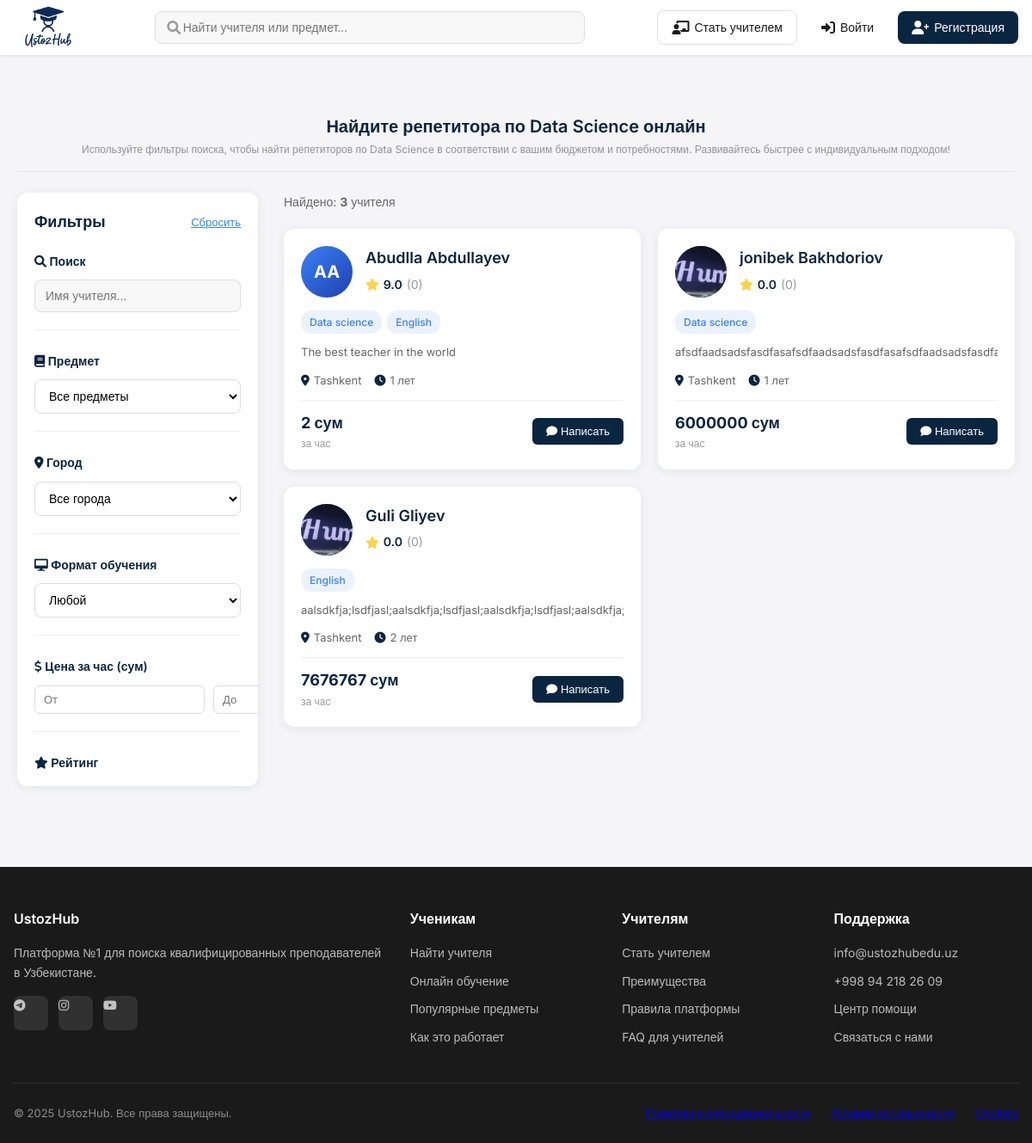
/, run on an earlier commit of the app's database.
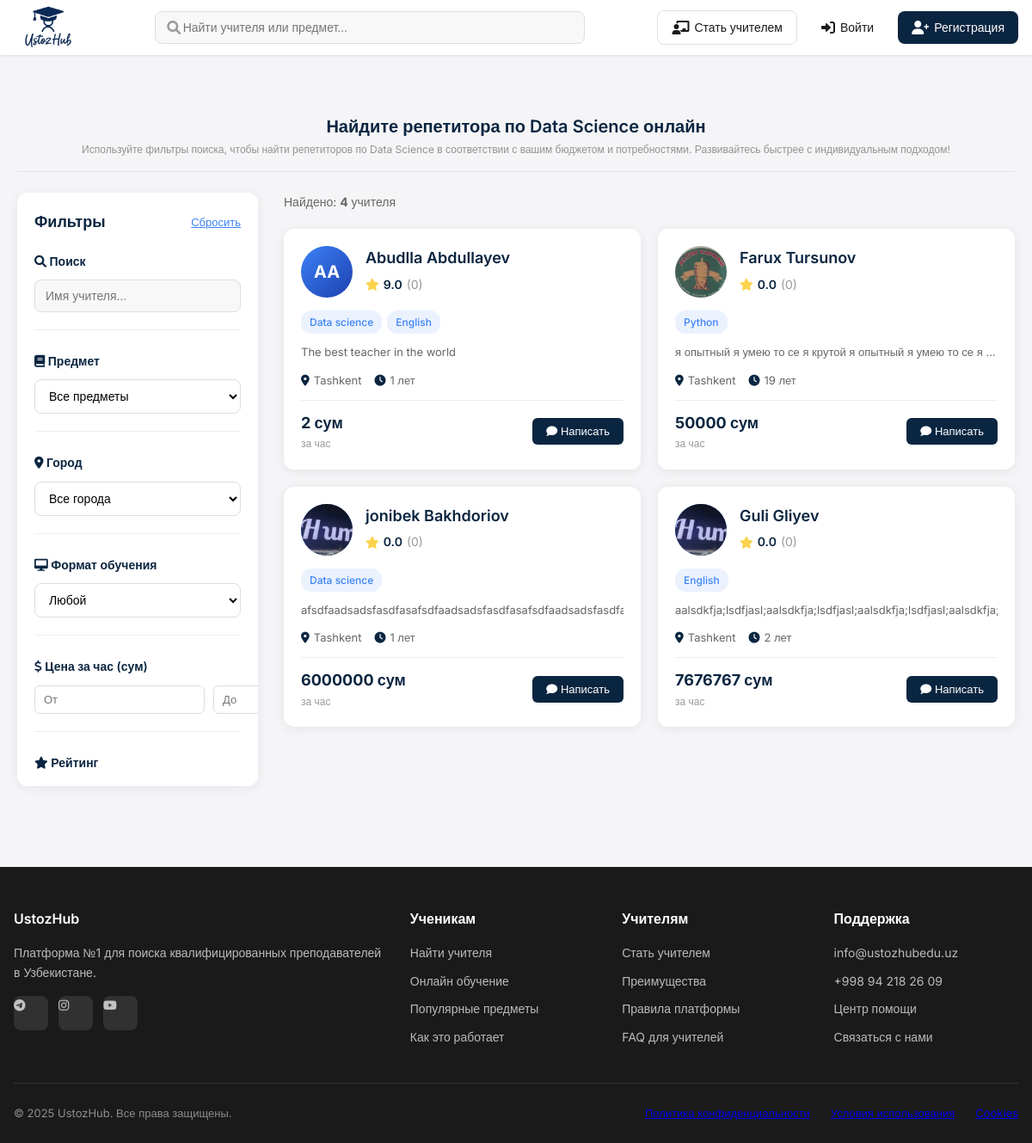
And on a later commit of the database.
### teachers/models.py (models this page shows, shortened)
class TeacherProfile(models.Model):
    EDUCATION_LEVELS = [
        ('bachelor', 'Бакалавр'),
        ('master', 'Магистр'),
        ('phd', 'PhD'),
        ('other', 'Другое'),
    ]
    TEACHING_FORMATS = [
        ('online', 'Онлайн'),
        ('offline', 'Офлайн'),
        ('both', 'Онлайн и офлайн'),
    ]
    TEACHING_LANGUAGES = [
        ('uz', 'Узбекский'),
        ('ru', 'Русский'),
        ('en', 'Английский'),
        ('tr', 'Турецкий'),
        ('de', 'Немецкий'),
        ('fr', 'Французский'),
        ('other', 'Другой'),
    ]
    user = models.OneToOneField(User, on_delete=models.CASCADE, related_name='teacher_profile')
    bio = models.TextField(max_length=1000, blank=True, null=True, help_text="Краткое описание о себе")
    education_level = models.CharField(max_length=20, blank=True, null=True, choices=EDUCATION_LEVELS)
    university = models.CharField(max_length=200, blank=True, null=True)
    specialization = models.CharField(max_length=200, blank=True, null=True)
    experience_years = models.PositiveIntegerField(
        validators=[MinValueValidator(0), MaxValueValidator(50)],
        help_text="Лет опыта преподавания"
    )
    subjects = models.ManyToManyField(Subject, through='TeacherSubject')
    city = models.ForeignKey(City, on_delete=models.SET_NULL, null=True, blank=True)
    teaching_format = models.CharField(max_length=10, choices=TEACHING_FORMATS, default='both')
    telegram = models.CharField(max_length=100, blank=True)
    whatsapp = models.CharField(max_length=20, blank=True)
    teaching_languages = models.CharField(
        max_length=100,
        blank=True,
        default='ru',
        help_text="Коды языков через запятую (uz,ru,en)"
    )
    available_from = models.TimeField(default=datetime.time(9, 0))
    available_to = models.TimeField(default=datetime.time(21, 0))
    available_weekdays = models.CharField(max_length=20, default='1,2,3,4,5,6,7',
                                        help_text="Дни недели через запятую (1-7)")
    rating = models.DecimalField(max_digits=3, decimal_places=2, default=0.00)
    total_reviews = models.PositiveIntegerField(default=0)
    total_students = models.PositiveIntegerField(default=0)
    is_featured = models.BooleanField(default=False, help_text="Рекомендуемый учитель")
    is_active = models.BooleanField(default=True)
    certificates = models.ManyToManyField(Certificate, blank=True)
    created_at = models.DateTimeField(auto_now_add=True)
    updated_at = models.DateTimeField(auto_now=True)
    MODERATION_STATUS = [
        ('pending', 'На модерации'),
        ('approved', 'Одобрено'),
        ('rejected', 'Отклонено'),
    ]
    moderation_status = models.CharField(
        max_length=20,
        choices=MODERATION_STATUS,
        default='pending',
        verbose_name='Статус модерации'
    )
    moderation_comment = models.TextField(
        blank=True,
        verbose_name='Комментарий модератора',
        help_text='Причина отклонения или рекомендации'
    )
    moderation_date = models.DateTimeField(
        null=True,
        blank=True,
        verbose_name='Дата модерации'
    )
    moderated_by = models.ForeignKey(
        User,
        on_delete=models.SET_NULL,
        null=True,
        blank=True,
        related_name='moderated_teachers',
        verbose_name='Проверил'
    )
    class Meta:
        verbose_name = 'Профиль учителя'
        verbose_name_plural = 'Профили учителей'
        ordering = ['-created_at']
    def get_min_price(self):
        min_price = self.teachersubject_set.aggregate(
            min_price=models.Min('hourly_rate')
        )['min_price']
        return min_price or 0

class User(AbstractUser):
    USER_TYPES = [
        ('student', 'Ученик'),
        ('teacher', 'Учитель'),
    ]
    user_type = models.CharField(max_length=10, choices=USER_TYPES, default='student')
    phone = models.CharField(max_length=20, blank=True, null=True)
    age = models.PositiveIntegerField(validators=[MinValueValidator(10), MaxValueValidator(100)], null=True, blank=True)
    avatar = models.ImageField(upload_to='avatars/', blank=True, null=True)
    is_verified = models.BooleanField(default=False)
    created_at = models.DateTimeField(auto_now_add=True)
    updated_at = models.DateTimeField(auto_now=True)

class TeacherSubject(models.Model):
    teacher = models.ForeignKey(TeacherProfile, on_delete=models.CASCADE)
    subject = models.ForeignKey(Subject, on_delete=models.CASCADE)
    hourly_rate = models.DecimalField(
        max_digits=10,
        decimal_places=2,
        validators=[MinValueValidator(0)],
        help_text="Цена за час в сумах"
    )
    is_free_trial = models.BooleanField(default=False, help_text="Бесплатное пробное занятие")
    description = models.TextField(blank=True, help_text="Дополнительная информация по предмету")
    created_at = models.DateTimeField(auto_now_add=True)
    class Meta:
        unique_together = ['teacher', 'subject']
        verbose_name = 'Предмет учителя'
        verbose_name_plural = 'Предметы учителей'

class Subject(models.Model):
    name = models.CharField(max_length=100, unique=True)
    description = models.TextField(blank=True)
    icon = models.CharField(max_length=50, blank=True, help_text="CSS класс иконки")
    is_active = models.BooleanField(default=True)
    created_at = models.DateTimeField(auto_now_add=True)
    class Meta:
        ordering = ['name']
        verbose_name = 'Предмет'
        verbose_name_plural = 'Предметы'

class City(models.Model):
    name = models.CharField(max_length=100, unique=True)
    country = models.CharField(max_length=100, default='Узбекистан')
    is_active = models.BooleanField(default=True)
    class Meta:
        ordering = ['name']
        verbose_name = 'Город'
        verbose_name_plural = 'Города'

### teachers/views.py (the view)
# urls.py: 2. Add a URL to urlpatterns:  path('', views.home, name='home')
def home(request):
    teachers = TeacherProfile.objects.filter(is_active=True).select_related(
        'user', 'city'
    ).prefetch_related(
        'subjects', 'teachersubject_set__subject', 'reviews'
    )
    subject_id = request.GET.get('subject')
    city_id = request.GET.get('city')
    teaching_format = request.GET.get('format')
    min_price = request.GET.get('min_price')
    max_price = request.GET.get('max_price')
    min_rating = request.GET.get('min_rating')
    min_experience = request.GET.get('min_experience')
    search_query = request.GET.get('search')
    if subject_id:
        teachers = teachers.filter(subjects__id=subject_id)
    if city_id:
        teachers = teachers.filter(city_id=city_id)
    if teaching_format:
        teachers = teachers.filter(teaching_format=teaching_format)
    if min_rating:
        teachers = teachers.filter(rating__gte=float(min_rating))
    if min_experience:
        teachers = teachers.filter(experience_years__gte=int(min_experience))
    if min_price:
        teachers = teachers.filter(teachersubject__hourly_rate__gte=float(min_price))
    if max_price:
        teachers = teachers.filter(teachersubject__hourly_rate__lte=float(max_price))
    if search_query:
        teachers = teachers.filter(
            Q(user__first_name__icontains=search_query) |
            Q(user__last_name__icontains=search_query) |
            Q(bio__icontains=search_query)
        )
    teachers = teachers.distinct().order_by('-rating', '-created_at')
    all_subjects = Subject.objects.filter(is_active=True).order_by('name')
    all_cities = City.objects.filter(is_active=True).order_by('name')
    price_range = TeacherProfile.objects.filter(is_active=True).aggregate(
        min_price=Min('teachersubject__hourly_rate'),
        max_price=Max('teachersubject__hourly_rate')
    )
    context = {
        'teachers': teachers,
        'subjects': all_subjects,
        'cities': all_cities,
        'teaching_formats': TeacherProfile.TEACHING_FORMATS,
        'price_range': price_range,
        'selected_subject': subject_id,
        'selected_city': city_id,
        'selected_format': teaching_format,
        'selected_min_price': min_price,
        'selected_max_price': max_price,
        'selected_min_rating': min_rating,
        'selected_min_experience': min_experience,
        'search_query': search_query,
    }
    return render(request, 'logic/home.html', context)

### templates/logic/home.html (shortened to what this page needs)
{% extends 'base.html' %}
{% load static %}
{% block content %}
<div class="page-container">
    <div class="page-header">
        <h1 class="page-title">Найдите репетитора по Data Science онлайн</h1>
        <p class="page-description">Используйте фильтры поиска, чтобы найти репетиторов по Data Science в соответствии с вашим бюджетом и потребностями. Развивайтесь быстрее с индивидуальным подходом!</p>
    </div>
    <div class="content-layout">
        <aside class="filters-sidebar" id="filtersSidebar">
            <div class="filters-header">
                <h3 class="filters-title">Фильтры</h3>
                <button class="reset-filters" onclick="resetFilters()">Сбросить</button>
            </div>
            <form method="GET" action="" id="filtersForm">
                <div class="filter-group">
                    <label class="filter-label">
                        <i class="fas fa-search"></i> Поиск
                    </label>
                    <input type="text"
                           name="search"
                           class="search-input"
                           placeholder="Имя учителя..."
                           value="{{ search_query|default:'' }}">
                </div>
                <div class="filter-group">
                    <label class="filter-label">
                        <i class="fas fa-book"></i> Предмет
                    </label>
                    <select name="subject" class="filter-select">
                        <option value="">Все предметы</option>
                    </select>
                </div>
                <div class="filter-group">
                    <label class="filter-label">
                        <i class="fas fa-map-marker-alt"></i> Город
                    </label>
                    <select name="city" class="filter-select">
                        <option value="">Все города</option>
                    </select>
                </div>
                <div class="filter-group">
                    <label class="filter-label">
                        <i class="fas fa-desktop"></i> Формат обучения
                    </label>
                    <select name="format" class="filter-select">
                        <option value="">Любой</option>
                    </select>
                </div>
                <div class="filter-group">
                    <label class="filter-label">
                        <i class="fas fa-dollar-sign"></i> Цена за час (сум)
                    </label>
                    <div class="price-inputs">
                        <input type="number"
                               name="min_price"
                               class="price-input"
                               placeholder="От"
                               value="{{ selected_min_price|default:'' }}">
                        <input type="number"
                               name="max_price"
                               class="price-input"
                               placeholder="До"
                               value="{{ selected_max_price|default:'' }}">
                    </div>
                </div>
                <div class="filter-group">
                    <label class="filter-label">
                        <i class="fas fa-star"></i> Рейтинг
                    </label>
                    <div class="rating-options">
                        <label class="rating-option">
                        </label>
                    </div>
                </div>
            </form>
        </aside>
        <section class="teachers-section">
            <div class="results-header">
                <span class="results-count">
                    Найдено: <strong>{{ teachers.count }}</strong>
                    {% if teachers.count == 1 %}учитель{% elif teachers.count < 5 %}учителя{% else %}учителей{% endif %}
                </span>
            </div>
            {% if teachers %}
                <div class="teachers-grid">
                    {% for teacher in teachers %}
                        <div class="teacher-card" onclick="window.location.href=''">
                            <div class="teacher-header">
                                <div class="teacher-avatar">
                                    {% if teacher.user.avatar %}
                                        <img src="{{ teacher.user.avatar.url }}" alt="{{ teacher.user.get_full_name }}">
                                    {% else %}
                                        {{ teacher.user.first_name.0|default:"У" }}{{ teacher.user.last_name.0|default:"" }}
                                    {% endif %}
                                </div>
                                <div class="teacher-info">
                                    <h3 class="teacher-name">
                                       <a style="text-decoration: none; color: inherit;" href="{% url 'teacher_detail' teacher.id %}">{{ teacher.user.get_full_name|default:teacher.user.username }}</a>
                                    </h3>
                                    <div class="teacher-rating">
                                        <i class="fas fa-star rating-star"></i>
                                        <span class="rating-value">{{ teacher.rating|floatformat:1 }}</span>
                                        <span class="rating-count">({{ teacher.total_reviews }})</span>
                                    </div>
                                </div>
                            </div>
                            <div class="teacher-subjects">
                                {% for ts in teacher.teachersubject_set.all|slice:":3" %}
                                    <span class="subject-tag">{{ ts.subject.name }}</span>
                                {% endfor %}
                            </div>
                            <p class="teacher-description">
                                {{ teacher.bio|truncatewords:15 }}
                            </p>
                            <div class="teacher-meta">
                                <div class="meta-item">
                                    <i class="fas fa-map-marker-alt"></i>
                                    <span>{{ teacher.city.name|default:"Онлайн" }}</span>
                                </div>
                                <div class="meta-item">
                                    <i class="fas fa-clock"></i>
                                    <span>{{ teacher.experience_years }} лет</span>
                                </div>
                            </div>
                            <div class="teacher-footer">
                                <div>
                                    {% with min_price=teacher.get_min_price %}
                                        <div class="teacher-price">
                                            {% if min_price > 0 %}
                                                {{ min_price|floatformat:0 }} сум
                                            {% else %}
                                                Договорная
                                            {% endif %}
                                        </div>
                                        <div class="price-period">за час</div>
                                    {% endwith %}
                                </div>
                                <button class="contact-btn" onclick="event.stopPropagation()">
                                    <i class="fas fa-comment"></i> Написать
                                </button>
                            </div>
                        </div>
                    {% endfor %}
                </div>
            {% else %}
                <div class="no-results">
                    <i class="fas fa-search"></i>
                    <h3>Учителя не найдены</h3>
                    <p>Попробуйте изменить параметры фильтрации</p>
                </div>
            {% endif %}
        </section>
    </div>
</div>
{% endblock %}

What changed in the data, as far as the page shows it:
added TeacherProfile: user.avatar (picture), user.get_full_name "Farux Tursunov", rating "0.0", total_reviews "0", bio "я опытный я умею то се я крутой я опытный я умею то се я …", city.name "Tashkent", experience_years "19", get_min_price "50000"
added TeacherSubject: subject.name "Python", shown under "Farux Tursunov"
Also different on the page:
{{ teachers.count }}: "3" → "4"
